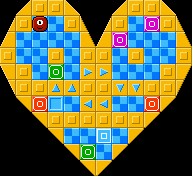

The image is a tile-based game level rendered from a .tmx file. Its description and complete source (layers, tilesets, objects, tile grids) follow:
An orthogonal 12x11 tile map with 16x16 px tiles, 3 tile layers (floor, walls, items).

<map version="1.10" tiledversion="1.11.0" orientation="orthogonal" renderorder="left-up" width="12" height="11" tilewidth="16" tileheight="16" infinite="0" nextlayerid="4" nextobjectid="1">
 <editorsettings>
  <export format="defold" />
 </editorsettings>
 <properties>
  <property name="moves" type="int" value="9" />
  <property name="name" value="HEART OF GOLD" />
 </properties>
 <tileset firstgid="1" source="tiles.tsx" />
 <layer id="1" name="floor" width="12" height="11">
  <data encoding="csv">
0,0,0,0,0,0,0,0,0,0,0,0,
0,0,52,52,0,0,0,0,52,52,0,0,
0,52,52,52,52,0,0,52,52,52,52,0,
0,52,52,0,52,0,0,52,0,52,52,0,
0,0,52,52,52,52,52,52,52,52,0,0,
0,0,0,52,52,0,0,52,52,0,0,0,
0,0,52,88,52,52,52,52,52,52,0,0,
0,0,0,0,0,0,0,0,0,0,0,0,
0,0,0,0,52,52,52,52,0,0,0,0,
0,0,0,0,0,52,52,0,0,0,0,0,
0,0,0,0,0,0,0,0,0,0,0,0
</data>
 </layer>
 <layer id="2" name="walls" width="12" height="11">
  <data encoding="csv">
0,53,51,51,54,0,0,53,51,51,54,0,
76,51,0,0,51,78,76,51,0,0,51,78,
77,0,0,0,0,79,77,0,0,0,0,79,
51,0,0,51,0,51,51,0,51,0,0,51,
73,51,0,0,0,0,0,0,0,0,51,75,
72,51,51,0,0,51,51,0,0,51,51,74,
0,55,0,0,0,0,0,0,0,0,56,0,
0,0,55,51,51,51,51,51,51,56,0,0,
0,0,0,55,0,0,0,0,56,0,0,0,
0,0,0,0,55,0,0,56,0,0,0,0,
0,0,0,0,0,55,56,0,0,0,0,0
</data>
 </layer>
 <layer id="3" name="items" width="12" height="11">
  <data encoding="csv">
0,0,0,0,0,0,0,0,0,0,0,0,
0,0,2,0,0,0,0,0,0,8,0,0,
0,0,0,0,0,0,0,8,0,0,0,0,
0,0,0,0,0,0,0,0,0,0,0,0,
0,0,0,7,0,4,4,0,0,0,0,0,
0,0,0,5,5,0,0,6,6,0,0,0,
0,0,9,11,0,3,3,0,0,9,0,0,
0,0,0,0,0,0,0,0,0,0,0,0,
0,0,0,0,0,0,1,0,0,0,0,0,
0,0,0,0,0,7,0,0,0,0,0,0,
0,0,0,0,0,0,0,0,0,0,0,0
</data>
 </layer>
</map>
